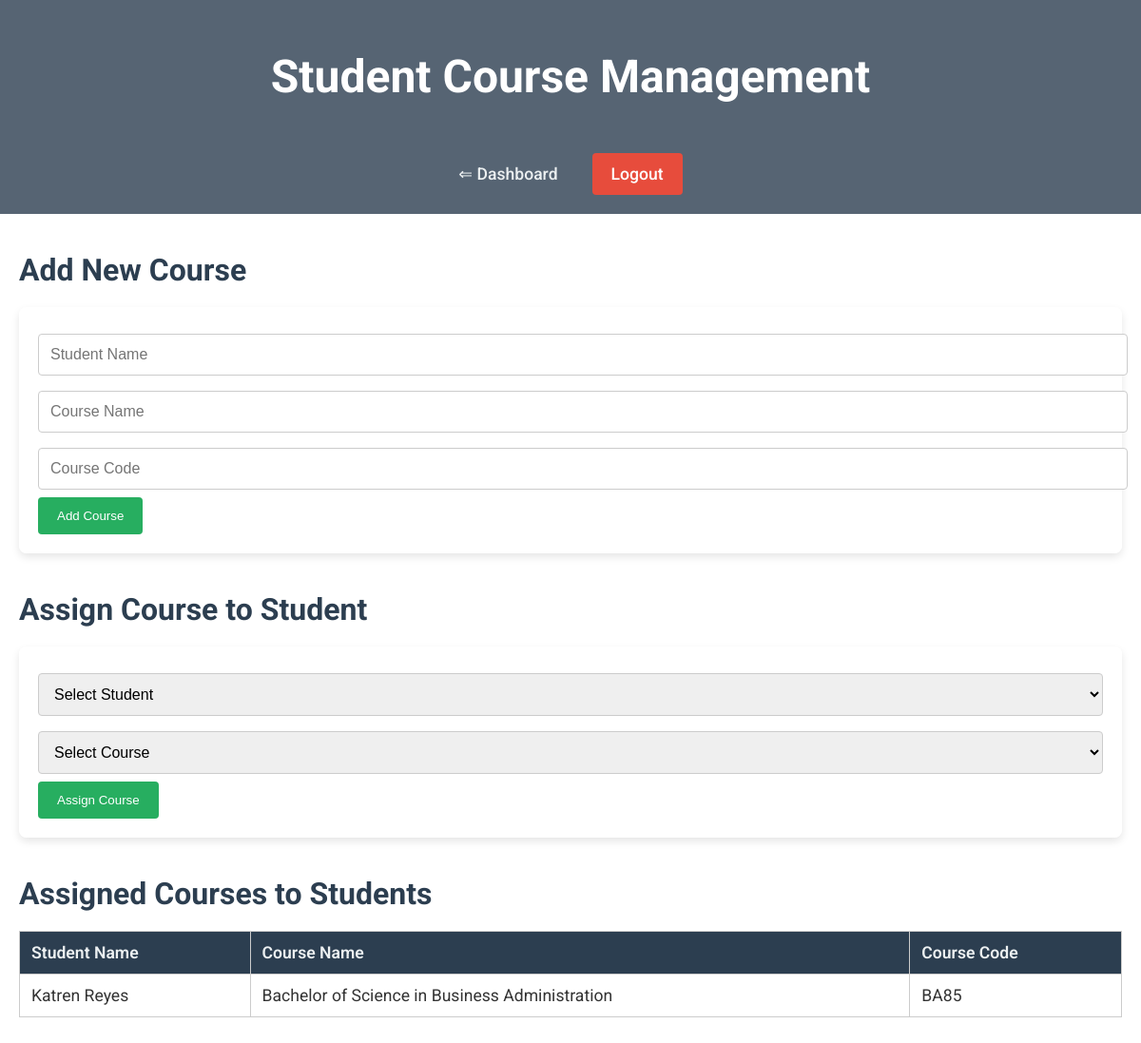
The app's page /student_courses.php (signed in) with its own data.
### tables this page shows
CREATE TABLE `students` (
  `id` int(11) NOT NULL,
  `name` varchar(100) DEFAULT NULL,
  `email` varchar(100) DEFAULT NULL,
  `phone` varchar(15) DEFAULT NULL
);

CREATE TABLE `courses` (
  `id` int(11) NOT NULL,
  `course_name` varchar(255) NOT NULL,
  `course_code` varchar(50) NOT NULL
);

### student_courses.php (the view, shortened to what this page needs)
<?php
include('db_connection.php');
?>
<!DOCTYPE html>
<html lang="en">
<head>
</head>
<body>
    <header>
        <h1>Student Course Management</h1>
        <nav>
            <a href="dashboard.php">⇐ Dashboard</a>
            <a class="logout" href="logout.php">Logout</a>
        </nav>
    </header>
    <div class="container">
        <h2>Add New Course</h2>
        <form method="POST" action="">
        <input type="text" name="student_name" placeholder="Student Name" required>
        <input type="text" name="course_name" placeholder="Course Name" required>
            <input type="text" name="course_code" placeholder="Course Code" required>
            <button type="submit" name="add_course">Add Course</button>
        </form>
        <h2>Assign Course to Student</h2>
        <form method="POST" action="">
            <select name="student_id" required>
                <option value="">Select Student</option>
            </select>
            <select name="course_id" required>
                <option value="">Select Course</option>
            </select>
            <button type="submit" name="assign_course">Assign Course</button>
        </form>
        <h2>Assigned Courses to Students</h2>
        <table>
            <thead>
                <tr>
                    <th>Student Name</th>
                    <th>Course Name</th>
                    <th>Course Code</th>
                </tr>
            </thead>
            <tbody>
                <?php
                $assigned_courses_query = "
                    SELECT s.name AS student_name, c.course_name, c.course_code
                    FROM student_courses sc
                    JOIN students s ON sc.student_id = s.id
                    JOIN courses c ON sc.course_id = c.id
                ";
                $assigned_courses_result = mysqli_query($conn, $assigned_courses_query);
                while ($assigned_course = mysqli_fetch_assoc($assigned_courses_result)): ?>
                    <tr>
                        <td><?php echo $assigned_course['student_name']; ?></td>
                        <td><?php echo $assigned_course['course_name']; ?></td>
                        <td><?php echo $assigned_course['course_code']; ?></td>
                    </tr>
                <?php endwhile; ?>
            </tbody>
        </table>
    </div>
</body>
</html>

### student_courses.php (style rules this page uses)
body { font-family: 'Roboto', sans-serif; background-image: url('https://www.desktopbackground.org/download/1024x600/2012/04/17/375783_abstract-blue-wallpapers-cliparts-co_1600x1200_h.jpg'); background-size: cover; background-position: center; color: #333; margin: 0; padding: 0; }
header { background-color: rgba(44, 62, 80, 0.8); color: white; padding: 20px 40px; text-align: center; font-size: 1.5rem; }
nav a { color: #ecf0f1; text-decoration: none; margin: 0 15px; font-weight: 500; font-size: 1.1rem; }
.container { max-width: 1200px; margin: 40px auto; padding: 0 20px; }
h2 { font-size: 2rem; color: #2c3e50; margin-bottom: 20px; }
form { background: rgba(255, 255, 255, 0.9); padding: 20px; border-radius: 8px; box-shadow: 0 4px 8px rgba(0, 0, 0, 0.1); margin-bottom: 40px; }
input, select { width: 100%; padding: 12px; margin: 8px 0; border: 1px solid #ccc; border-radius: 4px; font-size: 1rem; }
button { background-color: #27ae60; color: white; padding: 12px 20px; border: none; border-radius: 4px; cursor: pointer; font-weight: 500; }
table { width: 100%; border-collapse: collapse; margin-top: 20px; }
th, td { padding: 12px; border: 1px solid #ccc; text-align: left; font-size: 1.1rem; }
th { background-color: #2c3e50; color: #ecf0f1; font-weight: 600; }
.logout { display: inline-block; margin-top: 20px; padding: 12px 20px; background: #e74c3c; color: white; text-decoration: none; border-radius: 4px; }

### records on screen
students: name "Katren Reyes", courses.course_name "Bachelor of Science in Business Administration", courses.course_code "BA85"
